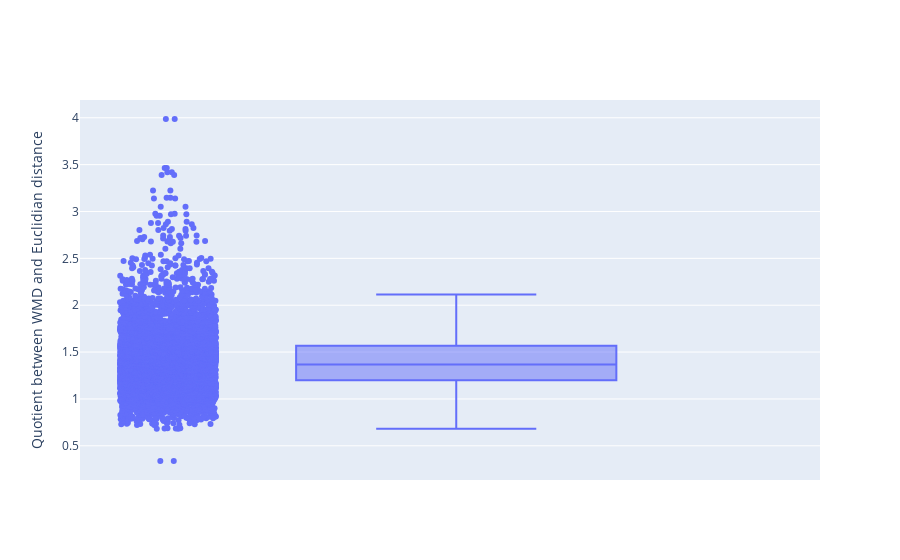

The cell this chart's notebook holds for it:
### Code cell
fig = go.Figure(data=[go.Box(y=(wmds/euds).flatten(),
            boxpoints='all', # can also be outliers, or suspectedoutliers, or False
            jitter=0.3, # add some jitter for a better separation between points
            pointpos=-1.8, # relative position of points wrt box
            name=""
              )])
fig.update_layout(
    title=go.layout.Title(
        xref="paper",
        x=0
    ),
    yaxis=go.layout.YAxis(
        title=go.layout.yaxis.Title(
            text="Quotient between WMD and Euclidian distance"
        )
    )
)

fig.show()

### Figure 1 — Plotly figure (JSON) as saved in the notebook; plotly's stock layout.template omitted (floating-point values rounded to 4 significant figures; data arrays with more than 128 entries replaced by an {"elided": "..."} marker saying what was removed)
{"data": [{"boxpoints": "all", "jitter": 0.3, "name": "", "pointpos": -1.8, "type": "box", "y": {"elided": "6724 float values"}}], "layout": {"title": {"x": 0, "xref": "paper"}, "yaxis": {"title": {"text": "Quotient between WMD and Euclidian distance"}}}}
